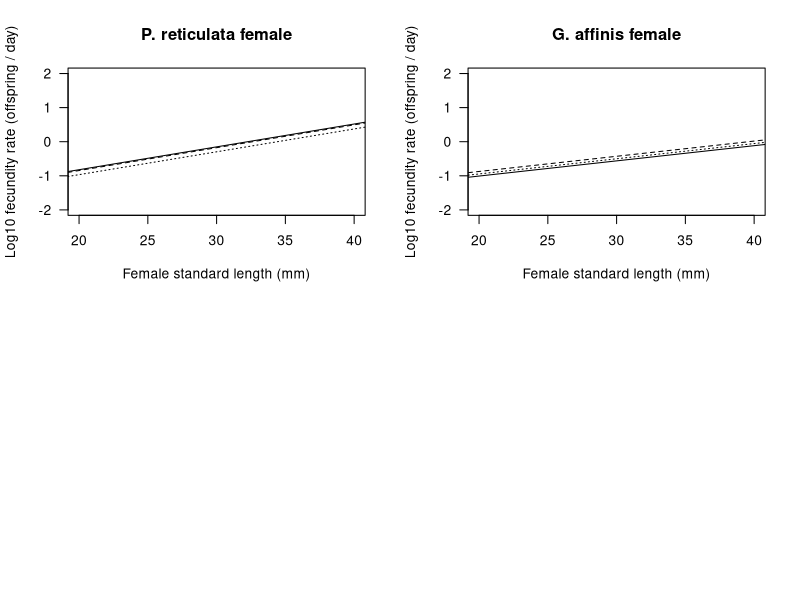

Reproduce this figure in R. (Note: this script raises an error after producing the figure.)
# -----------------------------------------------------------------------------------------
# Exp, 3 The fecundity of P. reticulata females and G. affinis females
# (gravid female alone as a control,
#  housed with P. reticulata male or G. affnis male)
# 
# title: 3_1_fecundityAnalysis
# Date：2019/01/18, modification for submitted journal
# -----------------------------------------------------------------------------------------
# set the directory and data file
releaseData <- read.csv("exp3_fecundityDataset.csv")

# Extract the record of reproduct female
reproductDataset <- subset(releaseData, larvaeNumber > 0) 

# the summary of experiment
# -----------------------------------------------------------------------------------
totalNum <- aggregate(releaseDay ~ maleSpecies * femaleSpecies, data = releaseData, length) # replicates of each treatment
reproductNum <- aggregate(releaseDay ~ maleSpecies * femaleSpecies, data = reproductDataset, length) # the number of female reproduction
meanLarvaeNumber <- aggregate(larvaeNumber ~ maleSpecies * femaleSpecies, data = reproductDataset, mean) # mean larvae number
minLarvaeNumber <- aggregate(larvaeNumber ~ maleSpecies * femaleSpecies, data = reproductDataset, min) # min larvae number
maxLarvaeNumber <- aggregate(larvaeNumber ~ maleSpecies * femaleSpecies, data = reproductDataset, max) # max larvae number
meanFemaleSL <- aggregate(femaleSL ~ maleSpecies * femaleSpecies, data = reproductDataset, mean) # mean standard length of reproduct female
sdFemaleSL <- aggregate(femaleSL ~ maleSpecies * femaleSpecies, data = reproductDataset, sd) # standard deviation of reproduct female

data.frame(totalNum = totalNum[,3],
           reproductNum = reproductNum[,3],
           meanLarvaeNumber = meanLarvaeNumber[,3],
           minLarvaeNumber = minLarvaeNumber[,3],
           maxLarvaeNumber = maxLarvaeNumber[,3],
           meanFemaleSL = meanFemaleSL[,3],
           sdFemaleSL = sdFemaleSL[,3]
           )

# -----------------------------------------------------------------------------------
# poisson regression for the fecundity
# analysis were conducted P. reticulata females and G. affinis females, sepalately
# 
# list of explanatory variable
#  releaseDay: The day female released fry
#  femaleSL: Standard length of female
#  malesSpecies(control, P. reticulata male, G. affinis male)
# -----------------------------------------------------------------------------------
# Table. 3
# GLM for P. reticulata females
poFData <- subset(releaseData, femaleSpecies == "poecilia")
model <- glm(releaseDay ~  femaleSL + maleSpecies, data = poFData, family = poisson)
summary(model)

poFData <- subset(releaseData, femaleSpecies == "poecilia")
model <- glm(larvaeNumber ~ releaseDay + femaleSL + maleSpecies, data = poFData, family = poisson)
summary(model)

# GLM for G. affinis females
gaFData <- subset(releaseData, femaleSpecies == "gambusia")
model <- glm(releaseDay ~  femaleSL + maleSpecies, data = gaFData, family = poisson)
summary(model)

model <- glm(larvaeNumber ~ releaseDay + femaleSL + maleSpecies, data = gaFData, family = poisson)
summary(model)

# ------------------------------------------------------------------------------------
# Figure 3. Size-fecundity relationship in P. reticulata female and G. affinis female
# ------------------------------------------------------------------------------------
par(mfrow = c(2,2))
# result of P. reticulata females
plot(poFData$femaleSL, log10(poFData$larvaeNumber / poFData$releaseDay), pch = as.numeric(poFData$maleSpecies),
     xlim = c(20, 40), ylim = c(-2, 2), main = "P. reticulata female", las = 1,
     xlab = "Female standard length (mm)", ylab = "Log10 fecundity rate (offspring / day)")
model <- glm(larvaeNumber ~ releaseDay * femaleSL + maleSpecies, data = poFData, family = poisson)
sampleSL <- seq(15, 50, by = 0.1)
maleTagControl <- rep("control", length(sampleSL))
maleTagGa <- rep("gambusia", length(sampleSL))
maleTagPo <- rep("poecilia", length(sampleSL))

# drawing the size-fecundity relationship
samlpleDay <- rep(round(mean(poFData$releaseDay)), length(sampleSL))
predictControl <- predict(model, newdata = list(femaleSL = sampleSL, maleSpecies = maleTagControl, releaseDay = samlpleDay), type = "response")
predictPo <- predict(model, newdata = list(femaleSL = sampleSL, maleSpecies = maleTagPo, releaseDay = samlpleDay), type = "response")
predictGa <- predict(model, newdata = list(femaleSL = sampleSL, maleSpecies = maleTagGa, releaseDay = samlpleDay), type = "response")
lines(sampleSL, log10(predictControl/mean(poFData$releaseDay)))
lines(sampleSL, log10(predictGa/mean(poFData$releaseDay)), lty = "dashed")
lines(sampleSL, log10(predictPo/mean(poFData$releaseDay)), lty = "dotted")

# result of G. affinis females
plot(gaFData$femaleSL, log10(gaFData$larvaeNumber / gaFData$releaseDay), pch = as.numeric(gaFData$maleSpecies),
     xlim = c(20, 40), ylim = c(-2, 2), main = "G. affinis female", las = 1,
     xlab = "Female standard length (mm)", ylab = "Log10 fecundity rate (offspring / day)")
model <- glm(larvaeNumber ~ releaseDay * femaleSL + maleSpecies, data = gaFData, family = poisson)
sampleSL <- seq(15, 50, by = 0.1)
maleTagControl <- rep("control", length(sampleSL))
maleTagGa <- rep("gambusia", length(sampleSL))
maleTagPo <- rep("poecilia", length(sampleSL))
samlpleDay <- rep(round(mean(gaFData$releaseDay)), length(sampleSL))
predictControl <- predict(model, newdata = list(femaleSL = sampleSL, maleSpecies = maleTagControl, releaseDay = samlpleDay), type = "response")
predictPo <- predict(model, newdata = list(femaleSL = sampleSL, maleSpecies = maleTagPo, releaseDay = samlpleDay), type = "response")
predictGa <- predict(model, newdata = list(femaleSL = sampleSL, maleSpecies = maleTagGa, releaseDay = samlpleDay), type = "response")
lines(sampleSL, log10(predictControl/mean(gaFData$releaseDay)))
lines(sampleSL, log10(predictGa/mean(gaFData$releaseDay)), lty = "dashed")
lines(sampleSL, log10(predictPo/mean(gaFData$releaseDay)), lty = "dotted")
legend("topright", legend = levels(gaFData$maleSpecies), pch = c(1, 2, 3), bty = "n", cex = 1.2)

